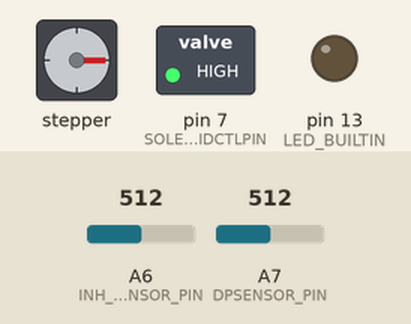
The sketch below on a simulated Arduino Nano, built with avr-gcc and run on an emulated ATmega328P. Shown: stepper motor, switched loads named in the sketch (green lamp = pin HIGH), output pins drawn as LEDs (lit = HIGH). Wiring (inferred from the names in the program): stepper motor driver (200 steps per turn assumed): step pin 2; direction pin 3; enable pin 4. The inputs (shaded band) are chosen by the test bench; at power-on: A7 (DPSENSOR_PIN) = 512, A6 (INH_FLOWSENSOR_PIN) = 512. Pins used as bus, display or sensor lines are not drawn; what the sketch prints to the serial monitor is not drawn.

Above: at 1.8 s.
1.9 s: A7 (DPSENSOR_PIN) set to 306
At 4.06 s:
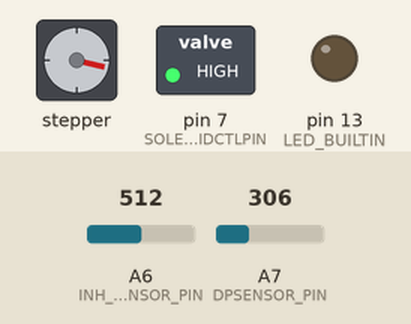
At 4.46 s:
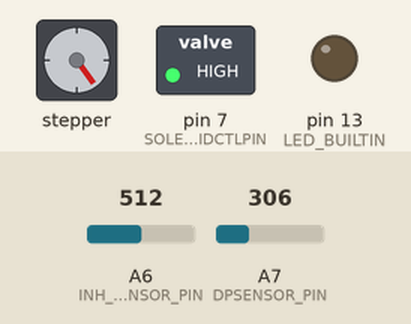
4.9 s: A7 (DPSENSOR_PIN) set to 511
6.7 s: A7 (DPSENSOR_PIN) set to 122
At 8.5 s:
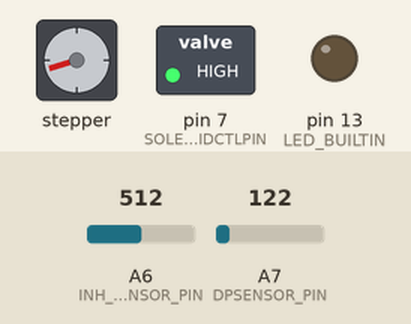
Timing chart, 0 to 10.0 s (numbered marks = the images above; inputs shaded):
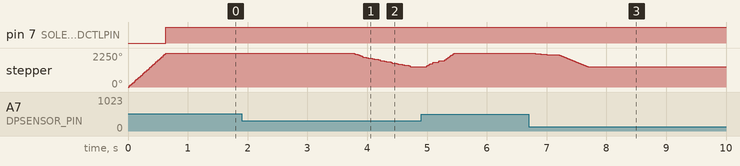

The sketch:

FML-Blower-IAV.ino
```cpp
#include <PID_v1.h>

//IAV Constants
#define EN_PIN 4
#define DIR_PIN 3
#define STEP_PIN 2
#define STEPLOW 450
#define STEPHIGH 50
#define STROKEMAX 1000
#define STROKEMIN 0
#define STARTSTROKE 1250
#define COMMANDCYCLE 4
#define STATETIME 100

//Respiration Cycle Constants
#define BLOWERSPD_PIN 6
#define DPSENSOR_PIN A7
#define SOLENOIDCTLPIN 7
#define INH_FLOWSENSOR_PIN A6
#define EXH_FLOWSENSOR_PIN A7

//state machine variables
#define INSPIRE_TIME 500
#define PIP 400//606 // = 20cmH2O (10bit scaling)
#define EXPIRE_TIME 750
#define PEEP 150//305 // = 5cmH2O (10bit scaling)
//not implemented yet
#define AC 0
#define RR 0
#define IE 0


//Define Variables we'll be connecting to
double Setpoint, Input, Output;
int accumulator = 0;
int setpointIAV = 0;
int sensorValue = 0;
int outputValue = 0;
int flowValueINH = 0;
int flowValueEXH = 0;
unsigned int cyclecounter = 0;
unsigned int state = 0;
unsigned int now = 0;


//Specify the links and initial tuning parameters
double Kp = 0.7*0.45, Ki = 0.7*0.54/0.16, Kd = 0;
PID myPID(&Input, &Output, &Setpoint, Kp, Ki, Kd, DIRECT);

void setup() {
  // initialize serial communications at 9600 bps:
  Serial.begin(115200);

  // set up pins
  pinMode(EN_PIN, OUTPUT);
  pinMode(DIR_PIN, OUTPUT);
  pinMode(STEP_PIN, OUTPUT);
  pinMode(LED_BUILTIN, OUTPUT);

  //Initialize PID
  Input = analogRead(DPSENSOR_PIN);
  Setpoint = PEEP;
  //turn the PID on
  myPID.SetMode(AUTOMATIC);
  pinMode(SOLENOIDCTLPIN, OUTPUT);

  //home the actuator
  digitalWrite(STEP_PIN, LOW);
  digitalWrite(EN_PIN, LOW);
  digitalWrite(DIR_PIN, HIGH);
  for(int k=0; k<STARTSTROKE; k++){
    digitalWrite(STEP_PIN, HIGH);
    delayMicroseconds(STEPHIGH);
    digitalWrite(STEP_PIN, LOW);
    delayMicroseconds(STEPLOW);
  }
  accumulator = 0; //set home
}

void loop() {

  switch(state) {

    case 0:
      cyclecounter++;
      //set command
      Setpoint = PIP;
      //setpointIAV = 1000;
      digitalWrite(SOLENOIDCTLPIN,1);
      //update state
      if (cyclecounter > INSPIRE_TIME) {
        cyclecounter = 0;
        state = 1;
      }
      break;

    case 1:
      cyclecounter++;
      //set command
      Setpoint = PEEP;
      //setpointIAV = 100;
      digitalWrite(SOLENOIDCTLPIN,1);
      //update state
      if (cyclecounter > EXPIRE_TIME) {
        cyclecounter = 0;
        state = 0;
      }
      break;

    default:
      state = 0;
      break;
  }

  //action block
  //Read sensors
  sensorValue = analogRead(DPSENSOR_PIN); //read sensor
  flowValueINH = analogRead(INH_FLOWSENSOR_PIN);
  flowValueEXH = analogRead(EXH_FLOWSENSOR_PIN);
  //Update PID Loop
  Input = sensorValue; //map to output scale
  myPID.Compute(); // compute PID command
  setpointIAV = 2*(int)Output; //update valve command


  //Move valve
  //limit checks
  if(setpointIAV > STROKEMAX) { setpointIAV = STROKEMAX; }
  if(setpointIAV < STROKEMIN) { setpointIAV = STROKEMIN; }
  //stepper seeking
  digitalWrite(EN_PIN, LOW);
  for(int k=0; k<COMMANDCYCLE; k++){
    if(setpointIAV > accumulator) {
      digitalWrite(DIR_PIN, LOW);
      digitalWrite(STEP_PIN, HIGH);
      delayMicroseconds(STEPHIGH);
      digitalWrite(STEP_PIN, LOW);
      delayMicroseconds(STEPLOW);
      accumulator++;
    }
    if(setpointIAV < accumulator) {
      digitalWrite(DIR_PIN, HIGH);
      digitalWrite(STEP_PIN, HIGH);
      delayMicroseconds(STEPHIGH);
      digitalWrite(STEP_PIN, LOW);
      delayMicroseconds(STEPLOW);
      accumulator--;
    }
    else {delayMicroseconds(STEPHIGH+STEPLOW);}
  }

  //serial data out
  now = (unsigned int)millis();
  Serial.print("C"); //output to monitor
  Serial.write(now>>8);
  Serial.write(now&0xff);
  Serial.write(int(Setpoint)>>8); //output to monitor
  Serial.write(int(Setpoint)&0xff); //output to monitor
  Serial.write(int(setpointIAV)>>8); //output to monitor
  Serial.write(int(setpointIAV)&0xff); //output to monitor
  Serial.write(int(sensorValue)>>8); //output to monitor
  Serial.write(int(sensorValue)&0xff); //output to monitor

}
```

Measured:
- after the input at 1.9 s, stepper: keeps turning counter-clockwise at about 905°/s, starting after 1.9 s
- after the input at 6.7 s, stepper: turns 918° counter-clockwise in 0.90 s, starting after 0.09 s
- by itself, stepper: turns 2250° clockwise in 0.62 s
